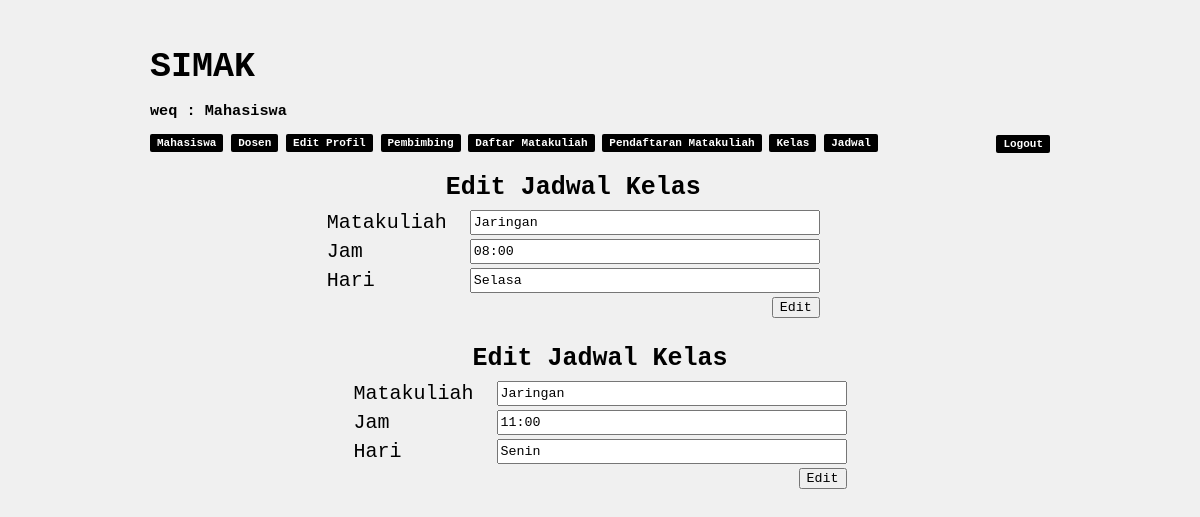
Page /editkelas.php?kode=2 (signed in) on the committed database.
### tables this page shows
CREATE TABLE `user` (
  `KodeUser` varchar(20) NOT NULL,
  `Username` varchar(15) NOT NULL,
  `Pwd` varchar(20) NOT NULL,
  `Nama` varchar(100) NOT NULL,
  `Otoritas` enum('Dosen','Mahasiswa','Staff') NOT NULL,
  `Status` enum('Verifikasi','Meninggal','Putus Kontrak','Belum Bayar','Mutasi') NOT NULL
);

CREATE TABLE `kelas` (
  `KodeKelas` int(11) NOT NULL,
  `KodeMK` int(20) NOT NULL,
  `Jam` varchar(10) NOT NULL,
  `Hari` varchar(10) NOT NULL,
  `Status` enum('Tersedia','Tidak Tersedia','','') NOT NULL
);

CREATE TABLE `matakuliah` (
  `KodeMK` int(11) NOT NULL,
  `NamaMK` varchar(50) NOT NULL,
  `Dosen` varchar(25) NOT NULL
);

### editkelas.php (the view, shortened to what this page needs)
<html>
    <head>
        <link type="text/css" rel="stylesheet" href="css/style.css">
    </head>
    <body>
        <div class="container">
            <h2>SIMAK</h2>
            <?php
                include "koneksi.php";
                $User=$_SESSION['Username'];
                $kode=mysqli_query($koneksi,"select * from user where Username = '$User'");
                $data=mysqli_fetch_array($kode);
                $otoritas = $data['Otoritas'];
            ?>
            <h3 style="color: black">
              <?php echo $data['Nama']; ?> : <?php echo $data['Otoritas']; ?>
            </h3>
            <?php
              if ($otoritas == "Mahasiswa") {
                ?>
                  <a href='mahasiswa.php'>Mahasiswa</a>
                  <a href='dosen.php'>Dosen</a>
                  <a href='edit.php'>Edit Profil</a>
                  <a href='pembimbing.php'>Pembimbing</a>
                  <a href='dm.php'>Daftar Matakuliah</a>
                  <a href="pm.php">Pendaftaran Matakuliah</a>
                  <a href="kelas.php">Kelas</a>
                  <a href="jadwal.php">Jadwal</a>
                  <a href="logout.php" style="float: right;">Logout</a>
                <?php
              }
            ?>
                <?php
                    include "koneksi.php";
                    $kode1 = $_GET['kode'];
                    $query_mysqli = mysqli_query($koneksi, "SELECT * FROM kelas WHERE KodeMK ='$kode1'");
                    while($data1 = mysqli_fetch_array($query_mysqli)){
                      $query_nama = mysqli_query($koneksi,"SELECT * FROM matakuliah WHERE KodeMK ='$kode1'");
                      $nama = mysqli_fetch_array($query_nama);
                ?>
                <form action="editkls.php" method="post" name="editkelas">
                <table id="tabel" style="padding-top: 20px" align="center">
                    <tr>
                      <th align="center" colspan="2" style="font-size: 25px;">Edit Jadwal Kelas</th>
                    </tr>
                        <tr>
                            <td><input type="hidden" name="kodemk" style="width: 350px; height: 25px" value="<?php echo $data1['1'] ?>"></td>
                            <td><input type="hidden" name="kode" style="width: 350px; height: 25px" value="<?php echo $data1['0'] ?>"></td>
                        </tr>
                        <tr>
                            <td style="font-size: 20px; padding-right: 20px">Matakuliah</td>
                            <td><input type="text" name="nama" readonly style="width: 350px; height: 25px" value="<?php echo $nama['1'] ?>"></td>
                        </tr>
                        <tr>
                            <td style="font-size: 20px; padding-right: 20px">Jam</td>
                            <td><input type="text" name="jam" style="width: 350px; height: 25px" value="<?php echo $data1['Jam'] ?>"></td>
                        </tr>
                        <tr>
                            <td style="font-size: 20px; padding-right: 20px">Hari</td>
                            <td><input type="text" name="hari" style="width: 350px; height: 25px" value="<?php echo $data1['Hari'] ?>"></td>
                        </tr>
                        <tr>
                          <td></td>
                          <td align="right"><input type="submit" name="Edit" value="Edit"></td>
                        </tr>
                <?php
                  }
                ?>
                </form>
            </table>
        </div>
    </body>
</html>

### css/style.css (style rules this page uses)
* { font-family: monospace; }
body { background-color:#f0f0f0; }
.container { height: auto; padding: 10px; width: 900px; color: #fff; margin: auto; }
h2 { font-size: 35px; font-weight: bold; margin-bottom: 5px; color: black; }
a { text-decoration: none; color: white; background-color: #000000; padding: 3px; border-radius: 2px; font-size: 11px; font-weight: bold; padding: 3px 7px 3px 7px; }

### rows in the picture
user: Nama "weq", Otoritas "Mahasiswa"
kelas: nama "Jaringan", jam "08:00", hari "Selasa"
kelas: nama "Jaringan", jam "11:00", hari "Senin"
